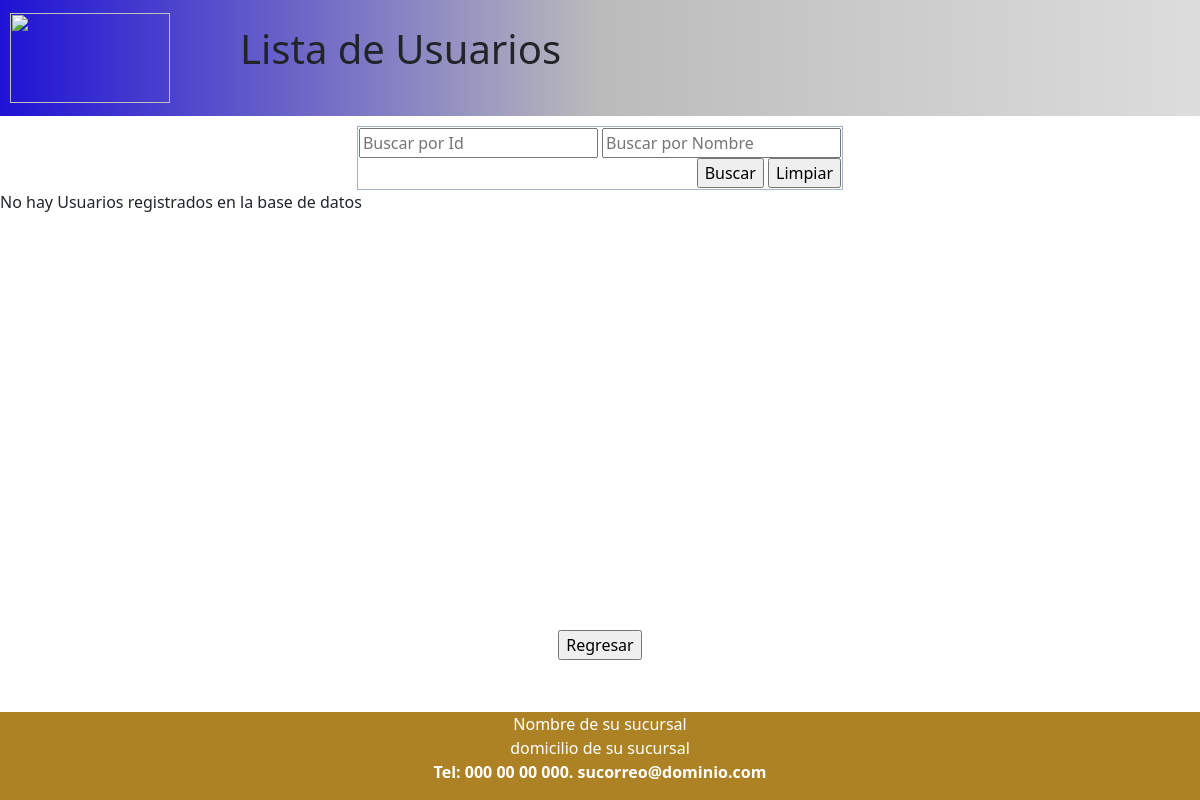
The page /listSucursales.php on the database as committed earlier.
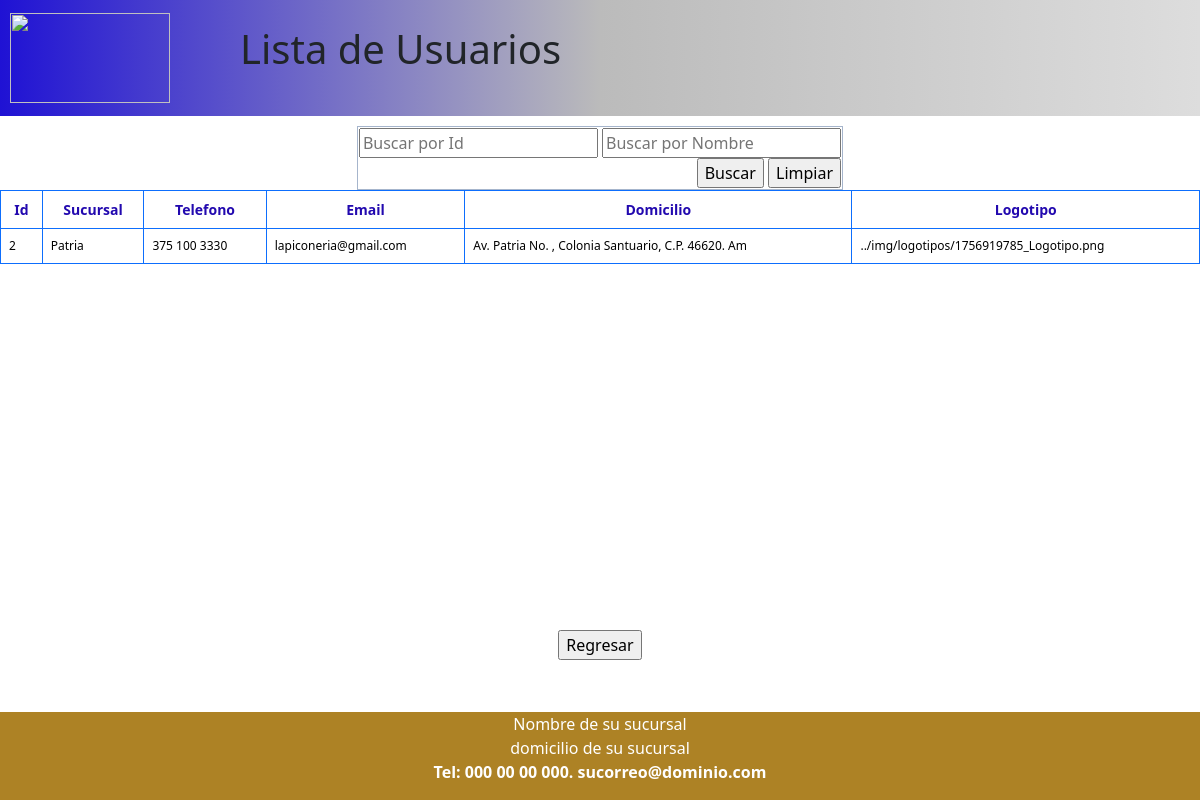
The same page on the database as committed later.
### tables this page shows
CREATE TABLE `sucursal` (
  `Id_Comercio` int AUTO_INCREMENT PRIMARY KEY,
  `Nombre_Sucursal` varchar(50),
  `Telefono` varchar(12),
  `Email` varchar(30),
  `Domicilio` varchar(50),
  `Logotipo` varchar(100),
  `color_background_principal` varchar(20),
  `color_background_secundario` varchar(20), 
  `color_radial` varchar(20), 
  `color_texto_principal` varchar(20),
  `color_texto_secundario` varchar(20), 
  `color_header_principal` varchar(20),
  `color_header_secundario` varchar(20),
  `color_footer_principal` varchar(20), 
  `color_footer_secundario` varchar(20),
  `color_texto_header_principal` varchar(20),
  `color_texto_header_secundario` varchar(20),
  `color_texto_footer_principal` varchar(20),
  `color_texto_footer_secundario` varchar(20),
  `color_boton_principal` varchar(20),
  `color_boton_secundario` varchar(20), 
  `color_boton_texto_principal` varchar(20),
  `color_boton_texto_secundario` varchar(20)
);

### clases/connection.php (called while the page is built, shortened)
<?php
class DB {
   private $host;
   private $db;
   private $user;
   private $psw;
   private $charset;
   public function __construct() {
      $this->host    = 'localhost';
      $this->db      = 'comerciored';
      $this->user    = 'root';
      $this->psw     = '';
      $this->charset = 'utf8mb4';
   }
   function connect() {
      try {
         $conexion = 'mysql:host='.$this->host.';dbname='.$this->db.';charset='.$this->charset;
         $options = [
            PDO::ATTR_ERRMODE            => PDO::ERRMODE_EXCEPTION,
            PDO::ATTR_EMULATE_PREPARES   => false,
         ];
         $pdo = new PDO($conexion, $this->user, $this->psw, $options);
         $pdo->exec("SET time_zone = '-06:00'");
         return $pdo;
      } catch (PDOException $e) {
         die('Error de conexión: ' . $e->getMessage());
      }
   }
}
?>

### clases/sucursal.php (called while the page is built, shortened)
<?php
include_once 'connection.php';
class Sucursal extends DB {
    public function listarSucursales() {
        $sql = "SELECT Id_Comercio, Nombre_Sucursal, Domicilio, Telefono, Email, Logotipo FROM sucursal";
        $query = $this->connect()->query($sql);
        return $query->fetchAll(PDO::FETCH_ASSOC);
    }
}
?>

### forms/form_list_sucursales.php (the view, shortened to what the changed rows need)
<?php
$filtro1 = isset($_POST['$$Filtrar_sucursal_Id']) ? trim($_POST['$$Filtrar_sucursal_Id']) : '';
$filtro2 = isset($_POST['$$Filtrar_sucursal_Nombre']) ? trim($_POST['$$Filtrar_sucursal_Nombre']) : '';
?>
    <div id="listado">
        <form method="post" action="" name="$$lista_sucursales" id="$$lista_sucursales" class="form-list">
            <?php
            include_once 'clases/sucursal.php';
            $lugar = new Sucursal();
            $sucursales = $lugar->listarSucursales();
            $encontroResultados = false;
            if ($sucursales) {
                echo "<table class='table table-bordered border-primary table-hover tabla-datos'><thead>
                        <tr>
                            <th style='text-align:center'>Id</th>
                            <th style='text-align:center'>Sucursal</th>
                            <th style='text-align:center'>Telefono</th>
                            <th style='text-align:center'>Email</th>
                            <th style='text-align:center'>Domicilio</th>
                            <th style='text-align:center'>Logotipo</th>
                        </tr></thead>";
                if ($filtro1 !== '' || $filtro2 !== '') {
                    foreach ($sucursales as $lugar) {
                        $coincideId = ($filtro1 === '' || $filtro1 == $lugar['Id_Comercio']);
                        $coincideNombre = ($filtro2 === '' || strtoupper($filtro2) == strtoupper($lugar['Nombre_Sucursal']));
                        if ($coincideId && $coincideNombre) {
                            $encontroResultados = true;
                            echo "<tr>
                                    <td>{$lugar['Id_Comercio']}</td>
                                    <td>{$lugar['Nombre_Sucursal']}</td>
                                    <td>{$lugar['Telefono']}</td>
                                    <td>{$lugar['Email']}</td>
                                    <td>{$lugar['Domicilio']}</td>
                                    <td>{$lugar['Logotipo']}</td>
                                </tr>";
                        }
                    }
                    if (!$encontroResultados) {
                        echo "<tr><td colspan='13' style='text-align:center'>No se encontraron resultados</td></tr>";
                    }
                } else {
                    foreach ($sucursales as $lugar) {
                        echo "<tr>
                                <td>{$lugar['Id_Comercio']}</td>
                                    <td>{$lugar['Nombre_Sucursal']}</td>
                                    <td>{$lugar['Telefono']}</td>
                                    <td>{$lugar['Email']}</td>
                                    <td>{$lugar['Domicilio']}</td>
                                    <td>{$lugar['Logotipo']}</td>
                            </tr>";
                    }
                }
                echo "</table>";
            } else {
                echo "<p>No hay Usuarios registrados en la base de datos</p>";
            }
            ?>
        </form>
    </div>

Rows that differ between the two databases and show on the page:
added sucursal: Id_Comercio "2", Nombre_Sucursal "Patria", Telefono "375 100 3330", Email "lapiconeria@gmail.com", Domicilio "Av. Patria No. , Colonia Santuario, C.P. 46620. Am", Logotipo "../img/logotipos/1756919785_Logotipo.png"
Other text that changed with them:
text no longer shown: "No hay Usuarios registrados en la base de datos"
text now shown: "Id Sucursal Telefono Email Domicilio Logotipo"
